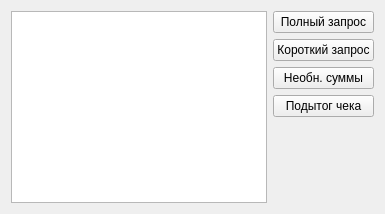
          <widget class="QWidget" name="commandsStatesTab">
           <attribute name="title">
            <string>Состояния</string>
           </attribute>
           <layout class="QHBoxLayout" name="horizontalLayout_6">
            <item>
             <widget class="QPlainTextEdit" name="commandsStatePlainTextEdit">
              <property name="undoRedoEnabled">
               <bool>false</bool>
              </property>
              <property name="lineWrapMode">
               <enum>QPlainTextEdit::NoWrap</enum>
              </property>
             </widget>
            </item>
            <item>
             <layout class="QVBoxLayout" name="verticalLayout_6">
              <item>
               <widget class="QPushButton" name="commandsFullStateRequestPushButton">
                <property name="text">
                 <string>Полный запрос</string>
                </property>
               </widget>
              </item>
              <item>
               <widget class="QPushButton" name="commandsShortStateRequestPushButton">
                <property name="text">
                 <string>Короткий запрос</string>
                </property>
               </widget>
              </item>
              <item>
               <widget class="QPushButton" name="commandsNonZeroSumsRequestPushButton">
                <property name="text">
                 <string>Необн. суммы</string>
                </property>
               </widget>
              </item>
              <item>
               <widget class="QPushButton" name="commandsCheckResultRequestPushButton">
                <property name="text">
                 <string>Подытог чека</string>
                </property>
               </widget>
              </item>
              <item>
               <spacer name="verticalSpacer">
                <property name="orientation">
                 <enum>Qt::Vertical</enum>
                </property>
                <property name="sizeHint" stdset="0">
                 <size>
                  <width>20</width>
                  <height>40</height>
                 </size>
                </property>
               </spacer>
              </item>
             </layout>
            </item>
           </layout>
          </widget>
